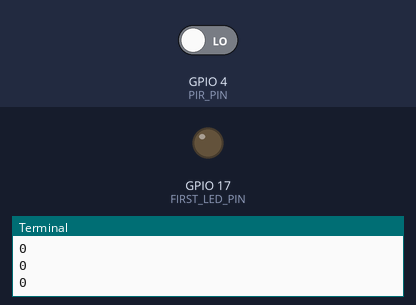
A program run on a simulated Raspberry Pi (BCM pin numbers). Shown: output pins drawn as LEDs (lit = HIGH), the last lines printed to the terminal. The inputs (shaded band) are chosen by the test bench; at power-on: GPIO 4 (PIR_PIN) LOW.

Above: at 1.2 s.
1.3 s: GPIO 4 (PIR_PIN) driven HIGH
At 2.0 s:
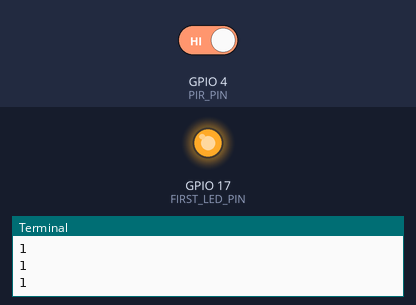
2.8 s: GPIO 4 (PIR_PIN) driven LOW
At 3.2 s:
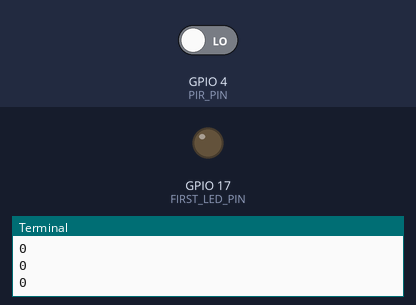
Timing chart, 0 to 5.8 s (numbered marks = the images above; inputs shaded):
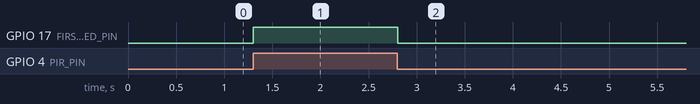

The program:

pir_sensor.py
```python
import RPi.GPIO as GPIO
import time

PIR_PIN = 4
FIRST_LED_PIN = 17

GPIO.setmode(GPIO.BCM)
GPIO.setup(PIR_PIN, GPIO.IN, pull_up_down=GPIO.PUD_DOWN)
GPIO.setup(FIRST_LED_PIN, GPIO.OUT)

while True:
    time.sleep(0.1)
    print(GPIO.input(PIR_PIN))
    if GPIO.input(PIR_PIN):
        GPIO.output(FIRST_LED_PIN, GPIO.HIGH)
    else:
        GPIO.output(FIRST_LED_PIN, GPIO.LOW)


GPIO.cleanup()
```

Measured:
- after the input at 1.3 s, GPIO 17 (FIRST_LED_PIN): LOW → HIGH at once
- after the input at 2.8 s, GPIO 17 (FIRST_LED_PIN): HIGH → LOW at once
